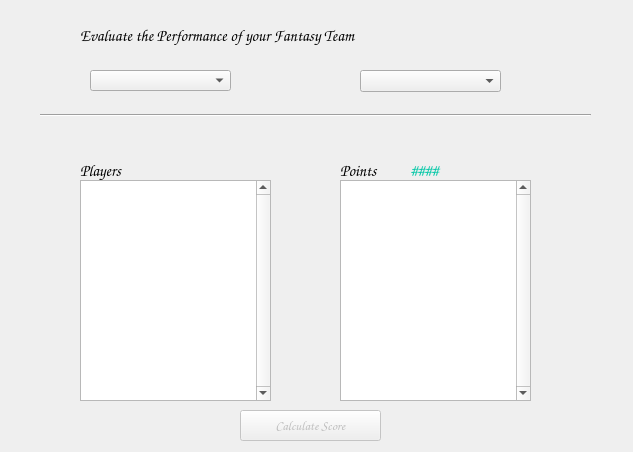
<?xml version="1.0" encoding="UTF-8"?>
<ui version="4.0">
 <class>evaluate_team</class>
 <widget class="QDialog" name="evaluate_team">
  <property name="geometry">
   <rect>
    <x>0</x>
    <y>0</y>
    <width>633</width>
    <height>452</height>
   </rect>
  </property>
  <property name="windowTitle">
   <string>Dialog</string>
  </property>
  <widget class="QLabel" name="label">
   <property name="geometry">
    <rect>
     <x>80</x>
     <y>10</y>
     <width>451</width>
     <height>51</height>
    </rect>
   </property>
   <property name="font">
    <font>
     <family>Comic Sans MS</family>
     <pointsize>12</pointsize>
    </font>
   </property>
   <property name="text">
    <string>Evaluate the Performance of your Fantasy Team</string>
   </property>
  </widget>
  <widget class="QComboBox" name="select_team">
   <property name="geometry">
    <rect>
     <x>90</x>
     <y>70</y>
     <width>141</width>
     <height>21</height>
    </rect>
   </property>
   <property name="currentText">
    <string/>
   </property>
  </widget>
  <widget class="QComboBox" name="select_match">
   <property name="geometry">
    <rect>
     <x>360</x>
     <y>70</y>
     <width>141</width>
     <height>22</height>
    </rect>
   </property>
  </widget>
  <widget class="Line" name="line">
   <property name="geometry">
    <rect>
     <x>40</x>
     <y>95</y>
     <width>551</width>
     <height>41</height>
    </rect>
   </property>
   <property name="styleSheet">
    <string notr="true">color: rgb(0, 0, 0);</string>
   </property>
   <property name="orientation">
    <enum>Qt::Horizontal</enum>
   </property>
  </widget>
  <widget class="QLabel" name="label_2">
   <property name="geometry">
    <rect>
     <x>80</x>
     <y>160</y>
     <width>81</width>
     <height>21</height>
    </rect>
   </property>
   <property name="font">
    <font>
     <family>Comic Sans MS</family>
     <pointsize>12</pointsize>
     <weight>50</weight>
     <bold>false</bold>
    </font>
   </property>
   <property name="text">
    <string>Players</string>
   </property>
  </widget>
  <widget class="QLabel" name="label_3">
   <property name="geometry">
    <rect>
     <x>340</x>
     <y>160</y>
     <width>81</width>
     <height>21</height>
    </rect>
   </property>
   <property name="font">
    <font>
     <family>Comic Sans MS</family>
     <pointsize>12</pointsize>
     <weight>50</weight>
     <bold>false</bold>
    </font>
   </property>
   <property name="text">
    <string>Points</string>
   </property>
  </widget>
  <widget class="QLabel" name="points">
   <property name="geometry">
    <rect>
     <x>410</x>
     <y>160</y>
     <width>61</width>
     <height>20</height>
    </rect>
   </property>
   <property name="font">
    <font>
     <family>Comic Sans MS</family>
     <pointsize>12</pointsize>
    </font>
   </property>
   <property name="styleSheet">
    <string notr="true">color: rgb(7, 200, 168);</string>
   </property>
   <property name="text">
    <string>####</string>
   </property>
  </widget>
  <widget class="QPushButton" name="pushButton">
   <property name="enabled">
    <bool>false</bool>
   </property>
   <property name="geometry">
    <rect>
     <x>240</x>
     <y>410</y>
     <width>141</width>
     <height>31</height>
    </rect>
   </property>
   <property name="font">
    <font>
     <family>Comic Sans MS</family>
     <pointsize>10</pointsize>
    </font>
   </property>
   <property name="text">
    <string>Calculate Score</string>
   </property>
  </widget>
  <widget class="QListWidget" name="players">
   <property name="geometry">
    <rect>
     <x>80</x>
     <y>180</y>
     <width>191</width>
     <height>221</height>
    </rect>
   </property>
   <property name="font">
    <font>
     <family>Comic Sans MS</family>
     <pointsize>10</pointsize>
     <weight>75</weight>
     <bold>true</bold>
    </font>
   </property>
   <property name="verticalScrollBarPolicy">
    <enum>Qt::ScrollBarAlwaysOn</enum>
   </property>
   <property name="defaultDropAction">
    <enum>Qt::IgnoreAction</enum>
   </property>
   <property name="selectionMode">
    <enum>QAbstractItemView::NoSelection</enum>
   </property>
  </widget>
  <widget class="QListWidget" name="scores">
   <property name="geometry">
    <rect>
     <x>340</x>
     <y>180</y>
     <width>191</width>
     <height>221</height>
    </rect>
   </property>
   <property name="font">
    <font>
     <family>Comic Sans MS</family>
     <pointsize>10</pointsize>
     <weight>75</weight>
     <bold>true</bold>
    </font>
   </property>
   <property name="verticalScrollBarPolicy">
    <enum>Qt::ScrollBarAlwaysOn</enum>
   </property>
   <property name="selectionMode">
    <enum>QAbstractItemView::NoSelection</enum>
   </property>
  </widget>
 </widget>
 <resources/>
 <connections/>
</ui>
